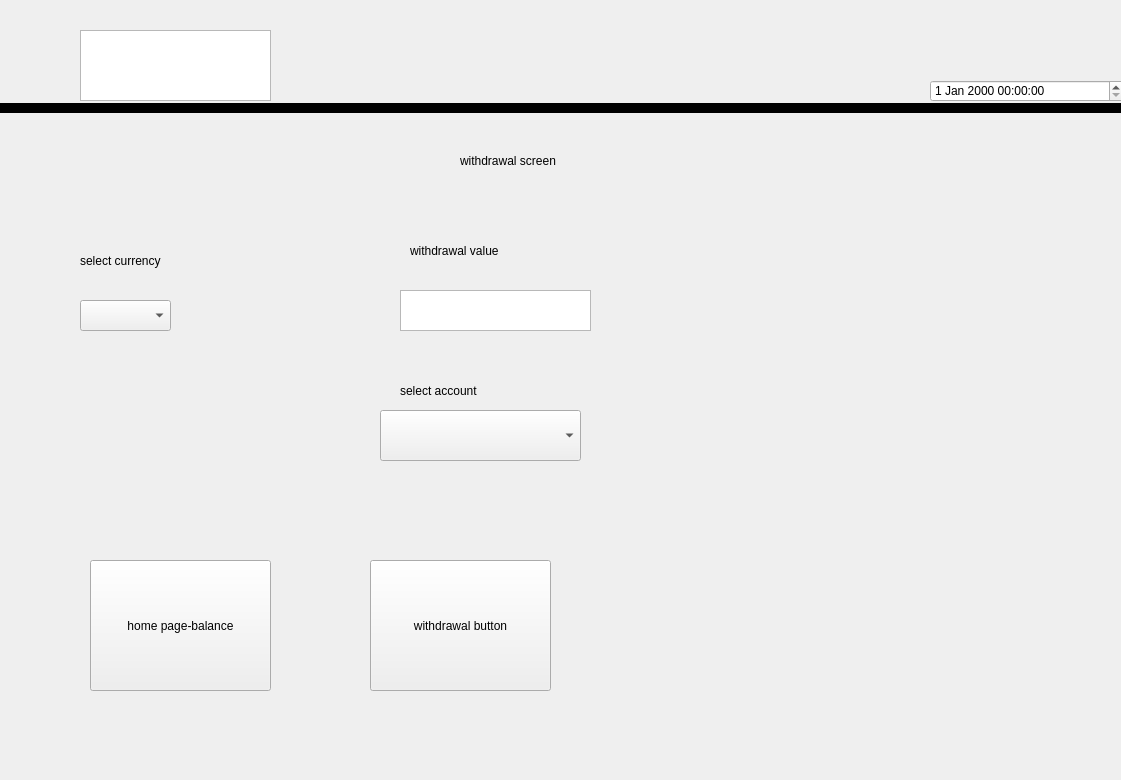
<?xml version="1.0" encoding="UTF-8"?>
<ui version="4.0">
 <class>Form</class>
 <widget class="QWidget" name="Form">
  <property name="geometry">
   <rect>
    <x>0</x>
    <y>0</y>
    <width>1121</width>
    <height>780</height>
   </rect>
  </property>
  <property name="windowTitle">
   <string>Form</string>
  </property>
  <widget class="QLabel" name="label">
   <property name="geometry">
    <rect>
     <x>-10</x>
     <y>0</y>
     <width>1131</width>
     <height>781</height>
    </rect>
   </property>
   <property name="text">
    <string/>
   </property>
  </widget>
  <widget class="Line" name="line">
   <property name="geometry">
    <rect>
     <x>0</x>
     <y>100</y>
     <width>1121</width>
     <height>16</height>
    </rect>
   </property>
   <property name="styleSheet">
    <string notr="true">background-color rgb(14, 50, 255)</string>
   </property>
   <property name="frameShadow">
    <enum>QFrame::Plain</enum>
   </property>
   <property name="lineWidth">
    <number>10</number>
   </property>
   <property name="orientation">
    <enum>Qt::Horizontal</enum>
   </property>
  </widget>
  <widget class="QTextEdit" name="textEdit">
   <property name="geometry">
    <rect>
     <x>80</x>
     <y>30</y>
     <width>191</width>
     <height>71</height>
    </rect>
   </property>
  </widget>
  <widget class="QDateTimeEdit" name="dateTimeEdit">
   <property name="geometry">
    <rect>
     <x>930</x>
     <y>80</y>
     <width>194</width>
     <height>22</height>
    </rect>
   </property>
  </widget>
  <widget class="QLabel" name="label_2">
   <property name="geometry">
    <rect>
     <x>460</x>
     <y>120</y>
     <width>291</width>
     <height>81</height>
    </rect>
   </property>
   <property name="text">
    <string>withdrawal screen</string>
   </property>
  </widget>
  <widget class="QComboBox" name="comboBox">
   <property name="geometry">
    <rect>
     <x>80</x>
     <y>300</y>
     <width>91</width>
     <height>31</height>
    </rect>
   </property>
  </widget>
  <widget class="QLabel" name="label_3">
   <property name="geometry">
    <rect>
     <x>80</x>
     <y>230</y>
     <width>211</width>
     <height>61</height>
    </rect>
   </property>
   <property name="text">
    <string>select currency</string>
   </property>
  </widget>
  <widget class="QTextEdit" name="textEdit_2">
   <property name="geometry">
    <rect>
     <x>400</x>
     <y>290</y>
     <width>191</width>
     <height>41</height>
    </rect>
   </property>
  </widget>
  <widget class="QLabel" name="label_4">
   <property name="geometry">
    <rect>
     <x>410</x>
     <y>220</y>
     <width>211</width>
     <height>61</height>
    </rect>
   </property>
   <property name="text">
    <string>withdrawal value</string>
   </property>
  </widget>
  <widget class="QLabel" name="label_5">
   <property name="geometry">
    <rect>
     <x>400</x>
     <y>360</y>
     <width>211</width>
     <height>61</height>
    </rect>
   </property>
   <property name="text">
    <string>select account</string>
   </property>
  </widget>
  <widget class="QComboBox" name="comboBox_2">
   <property name="geometry">
    <rect>
     <x>380</x>
     <y>410</y>
     <width>201</width>
     <height>51</height>
    </rect>
   </property>
  </widget>
  <widget class="QPushButton" name="pushButton">
   <property name="geometry">
    <rect>
     <x>90</x>
     <y>560</y>
     <width>181</width>
     <height>131</height>
    </rect>
   </property>
   <property name="text">
    <string>home page-balance</string>
   </property>
  </widget>
  <widget class="QPushButton" name="pushButton_2">
   <property name="geometry">
    <rect>
     <x>370</x>
     <y>560</y>
     <width>181</width>
     <height>131</height>
    </rect>
   </property>
   <property name="text">
    <string>withdrawal button</string>
   </property>
  </widget>
 </widget>
 <resources/>
 <connections/>
</ui>
